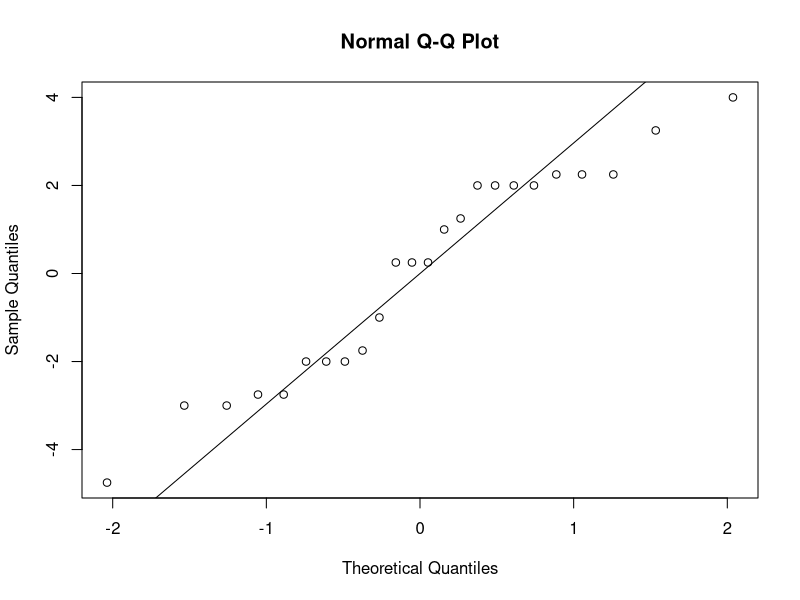
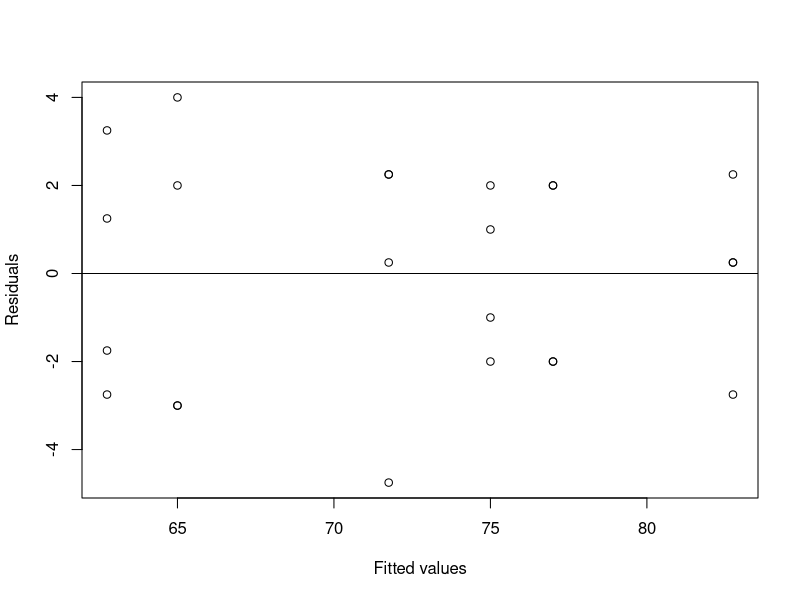

Generate these figures, in order, with R:
## ---- chunk 1
nt <- 3 * 4
a <- 3
df_tr <- ( a - 1 )
df_tr
df_e <- nt - a
df_e
SStr <- 450.7
SST <- 783.9
SSe <- SST - SStr
SSe
MStr <- SStr / df_tr
MStr
MSe <- SSe / df_e
MSe
F_v <- MStr / MSe
F_v 
P_v <- pf(F_v, df_tr, df_e, lower.tail = F)
P_v
## ---- chunk 2
dos20 <- c(24, 25, 37, 30)
dos30 <- c(37, 44, 31, 35)
dos40 <- c(42, 47, 52, 38)
x2 <- mean(dos30)
x2
s2 <- sd(dos30)
s2
n2 <- 4
n2
t2_star <- qt(.975, n2-1)
t2_star
SE2 <- s2 / sqrt(n2)
SE2
Upper <- x2 + t2_star * SE2
Upper
Lower<- x2 - t2_star * SE2
Lower
## ---- chunk 3
x1 <- mean(dos20)
x1
x3 <- mean(dos40)
x3
s1 <- sd(dos20)
s1
s2 <- sd(dos40)
s2
n1 = n3 = 4
PEs <- x3 - x1
PEs
df <- n1+n3-2
df
SE <- sqrt(MSe / n1 + MSe / n3)
SE
t_star <- qt(0.995, df, lower.tail = T)
t_star
Upper1 <- PEs + (SE * t_star)
Upper1
Lower1 <- PEs - (SE * t_star)
Lower1
## ---- chunk 4
#Tukey's HSD
Q <- qtukey(0.95, 3, 12-3)/sqrt(2)
Q
Up_Tu <- PEs + Q * SE
Up_Tu
Lo_Tu <- PEs - Q * SE
Lo_Tu
# Bonferroni
g = 3 * (3 - 1)/2
dfe = 12 - 3
t_bf = qt(1 - (0.05/(2*g)), dfe)
t_bf
Up_bf <- PEs + t_bf * SE
Up_bf
Lo_bf <- PEs - t_bf * SE
Lo_bf
# Scheffe
Sh <- sqrt((3 - 1) * qf(0.95, 3-1, dfe))
Sh
Up_sh <- PEs + Sh * SE
Up_sh
Lo_sh <- PEs - Sh * SE
Lo_sh
## ---- chunk 5
# Tukey's HSD for all the comparisons
T_HSD <- Q * SE
T_HSD
abs(x1 - x2) > T_HSD #Comparison for dosage 20g to dosage 30g
abs(x1 - x3) > T_HSD #Comparison for dosage 20g to dosage 40g
abs(x2 - x3) > T_HSD #Comparison for dosage 30g to dosage 40g
## ---- chunk 6
dft <- 4-1
dfe <- 16-4
y1 <- 2971
y2 <- 3156.25
y3 <- 2933.75
y4 <- 2666.25
s1 = s2 = s3 = s4 = 56.65
n1 = n2 = n3 = n4 = 4
MSE <- 12825.7
y_bar = 4 * (y1 + y2 +y3 + y4) / 16
SSt = 4 * ((y1 - y_bar)^2 + (y2 - y_bar)^2 + (y3 - y_bar)^2 +(y4 - y_bar)^2 ) / dft
SSt
MSt <- SSt/dft
MSt
SSe <- MSE*dfe
SSe
F_v <- MSt / MSE
F_v
P_v <- pf(F_v, dft, dfe, lower.tail = F)
P_v
## ---- chunk 7
t_star <- qt(.975, n3-1)
t_star
SE3 <- s3 / sqrt(n3)
SE3
Up3 <- y3 + t_star * SE3
Up3
Lo3 <- y3 - t_star * SE3
Lo3
## ---- chunk 8
PE31 <- y3 - y1
PE31
PE34 <- y3 - y4
PE34
df31 <- n1 + n3 - 2
df31
df34 <- n3 + n4 - 2
df34
SE <- sqrt( 2 * MSE / 4)
SE
t_star <- qt(0.975, df34, lower.tail = T)
t_star
Up31 <- PE31 + (SE * t_star)
Up31
Lo31 <- PE31 - (SE * t_star)
Lo31
Up34 <- PE34 + (SE * t_star)
Up34
Lo34 <- PE34 - (SE * t_star)
Lo34
## ---- chunk 9
#Tukey's HSD
Q <- qtukey(0.95, 4, 16-4)/sqrt(2)
Q
Up_Tu <- PE31 + Q * SE
Up_Tu
Lo_Tu <- PE31 - Q * SE
Lo_Tu
# Bonferroni
g = 4 * (4 - 1)/2
dfe = 16 - 4
t_bf = qt(1 - (0.05/(2*g)), dfe)
t_bf
Up_bf <- PE31 + t_bf * SE
Up_bf
Lo_bf <- PE31 - t_bf * SE
Lo_bf
# Scheffe
Sh <- sqrt((4 - 1) * qf(0.95, 4-1, dfe))
Sh
Up_sh <- PE31 + Sh * SE
Up_sh
Lo_sh <- PE31 - Sh * SE
Lo_sh
## ---- chunk 10
# Bonferroni
g <- 4 * (4 - 1)/2
dfe <- 16 - 4
t_bf <-  qt(1 - (0.05/(2*g)), dfe)
t_bf
Bf_MSD <- t_bf * sqrt( 2 * MSE / 4)
Bf_MSD
## ---- chunk 11

#Tukey's HSD
Tu_HSD <- (qtukey(0.95, 4, 16-4)/sqrt(2)) * sqrt( 2 * MSE / 4)
Tu_HSD
## ---- chunk 12
Sh <- sqrt((4 - 1) * qf(0.95, 4-1, dfe))
Sh_MSD <- Sh * sqrt( 2 * MSE / 4)
Sh_MSD
## ---- chunk 13
Lhat_1 <- 3 * 17.7 - 16.8 - 16.0 - 14.4
Lhat_1
MSE <- 196
s_ci <- ( 3 ^ 2 /20) + (( -1) ^ 2 /20) + (( -1) ^ 2 /20) + (( -1) ^ 2 /20)
s_ci 
s_L1 <- sqrt( MSE * s_ci)
s_L1
## ---- chunk 14
Lhat_2 <- 0 * 17.7 + 2 * 16.8 - 16.0 - 14.4
Lhat_2
MSE <- 196
s_ci <- ( 0 ^ 2 /20) + ( 2 ^ 2 /20) + (( -1) ^ 2 /20) + (( -1) ^ 2 /20)
s_ci 
s_L2 <- sqrt( MSE * s_ci)
s_L2
## ---- chunk 15
Lhat_3 <- 0 * 17.7 + 0 * 16.8 + 16.0 - 14.4
Lhat_3
MSE <- 196
s_ci <- ( 0 ^ 2 /20) + ( 0 ^ 2 /20) + (1 ^ 2 /20) + (( -1) ^ 2 /20)
s_ci 
s_L3 <- sqrt( MSE * s_ci)
s_L3
## ---- chunk 16
radon_release<-c(80,83,83,85,75,75,79,79,74,73,76,77,67,72,74,74,62,62,67,69,60,61,64,66)
diameter<-c(rep("0.37",4),rep("0.51",4),rep("0.71",4),rep("1.02",4),rep("1.40",4),rep("1.99",4))
radon_data<-data.frame(radon_release,diameter)
radon_data
str(radon_data)
model <- lm(radon_release ~ diameter, data = radon_data)
summary.aov(model)
tapply(radon_release, diameter, mean)
## ---- chunk 17
qqnorm(residuals(model))
qqline(residuals(model))
## ---- chunk 18
plot(fitted.values(model), residuals(model), 
     xlab = "Fitted values", ylab = "Residuals")
abline(h = 0)
## ---- chunk 19
library(car)

## ---- chunk 20
tapply(radon_release, diameter, shapiro.test)
## ---- chunk 21

